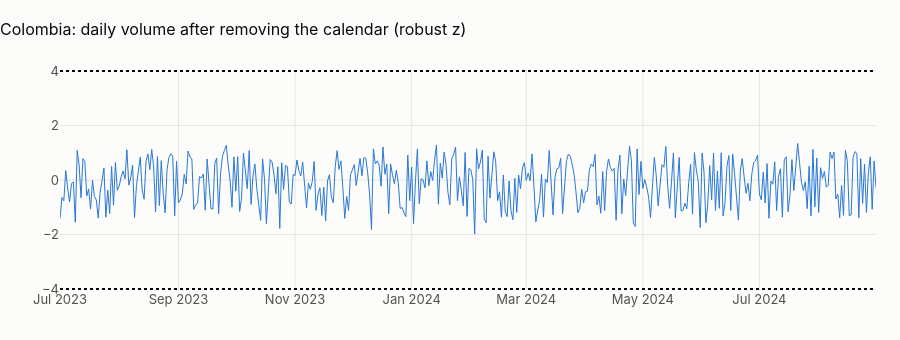

The code cell stored with this chart in its notebook:
### Markdown cell above
## 1 · Abnormal days
Daily transaction counts (local date) are modelled as in notebook 04 (weekday, holiday, long weekend, payday window,
month end, trend; OLS on log counts). A day is abnormal when its residual is more than 4 robust standard deviations
(1.4826 × MAD) from zero: robust, because the abnormal days themselves must not inflate the yardstick.

### Code cell
daily = pl.q("""
    select k.country_code, t.local_date, count(*) as n_tx, sum(t.amount_usd) as usd,
           any_value(k.iso_weekday) as iso_weekday,
           any_value(k.is_holiday::int) as is_holiday, any_value(k.is_long_weekend::int) as is_long_weekend,
           any_value((coalesce(k.days_since_payday, 99) <= 2)::int) as payday_window,
           any_value(k.is_month_end::int) as is_month_end, any_value(k.holiday_name) as holiday_name
    from main.tx_local t join main.calendar_local k
      on k.country_code = t.customer_country_code and k.local_date = t.local_date
    group by 1, 2 order by 1, 2""")
daily["local_date"] = pd.to_datetime(daily.local_date)
daily = country.full_months(daily)
FE = " + C(country_code)" if daily.country_code.nunique() > 1 else ""
daily["log_n"] = np.log(daily.n_tx)
daily["t"] = (daily.local_date - daily.local_date.min()).dt.days / 365.25
m = smf.ols(
    "log_n ~ C(iso_weekday) + is_holiday + is_long_weekend + payday_window + is_month_end + t" + FE,
    data=daily,
).fit()
daily["resid"] = m.resid
mad = 1.4826 * np.median(np.abs(daily.resid - daily.resid.median()))
daily["z"] = (daily.resid - daily.resid.median()) / mad
out = daily[daily.z.abs() > 4]
fig = go.Figure()
fig.add_trace(
    go.Scatter(
        x=daily.local_date,
        y=daily.z,
        mode="lines",
        name="robust z of the residual",
        line=dict(width=1),
    )
)
fig.add_trace(
    go.Scatter(x=out.local_date, y=out.z, mode="markers", name="|z| > 4", marker=dict(size=8))
)
fig.add_hline(y=4, line_dash="dot")
fig.add_hline(y=-4, line_dash="dot")
fig.update_layout(
    title=f"{CTRY.title}: daily volume after removing the calendar (robust z)",
    height=340,
    xaxis_title=None,
)
fig.show()
show(
    out[["country_code", "local_date", "n_tx", "iso_weekday", "holiday_name"]].assign(
        z=out.z.round(2)
    ),
    paging=False,
)
display(
    Markdown(
        f"**{len(out)} abnormal days in {len(daily):,}** (a normal distribution would give about "
        f"{len(daily) * 6.3e-5:.2f} beyond 4σ). "
        + (
            "None: once weekdays are removed, daily volume is pure noise around a flat level, another sign of a generator "
            "with no shocks (no outages, no payroll days, no Hot Sale or Buen Fin)."
            if not len(out)
            else "Inspect them: a real day like this is an outage, a campaign or a data delivery problem."
        )
    )
)

### Figure 1 — Plotly figure (JSON) as saved in the notebook; plotly's stock layout.template omitted (floating-point values rounded to 4 significant figures; data arrays with more than 128 entries replaced by an {"elided": "..."} marker saying what was removed)
{"data": [{"line": {"width": 1}, "mode": "lines", "name": "robust z of the residual", "type": "scatter", "x": {"elided": "428 str values"}, "y": {"elided": "428 float values"}}, {"marker": {"size": 8}, "mode": "markers", "name": "|z| > 4", "type": "scatter", "x": [], "y": []}], "layout": {"height": 340, "shapes": [{"line": {"dash": "dot"}, "type": "line", "x0": 0, "x1": 1, "xref": "x domain", "y0": 4, "y1": 4, "yref": "y"}, {"line": {"dash": "dot"}, "type": "line", "x0": 0, "x1": 1, "xref": "x domain", "y0": -4, "y1": -4, "yref": "y"}], "title": {"text": "Colombia: daily volume after removing the calendar (robust z)"}, "xaxis": {"title": {}}}}
